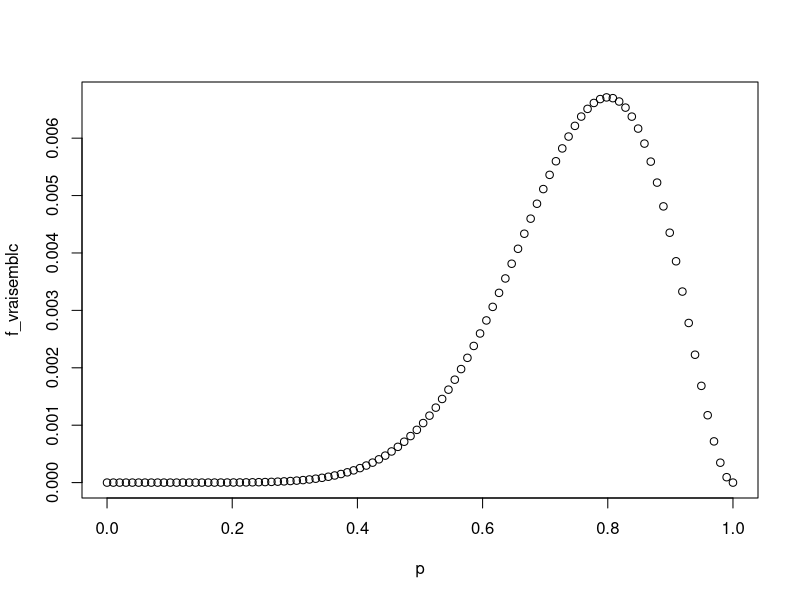
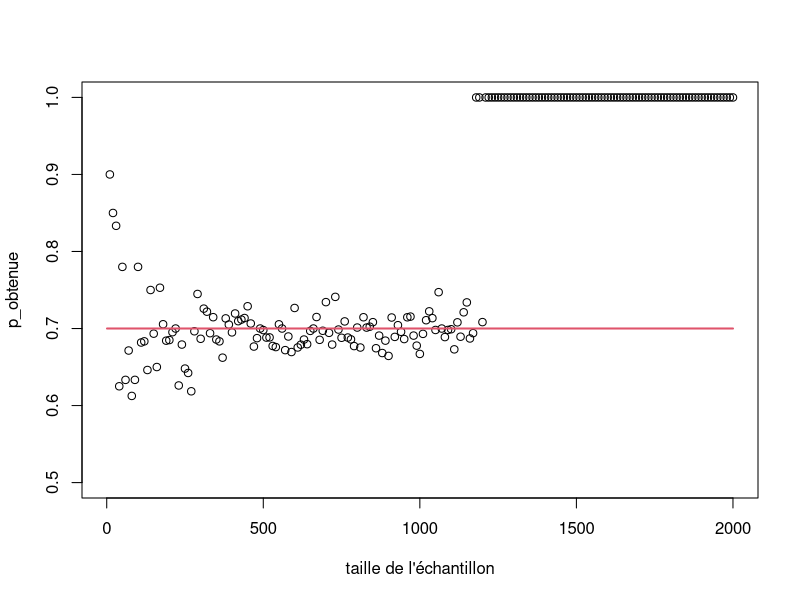
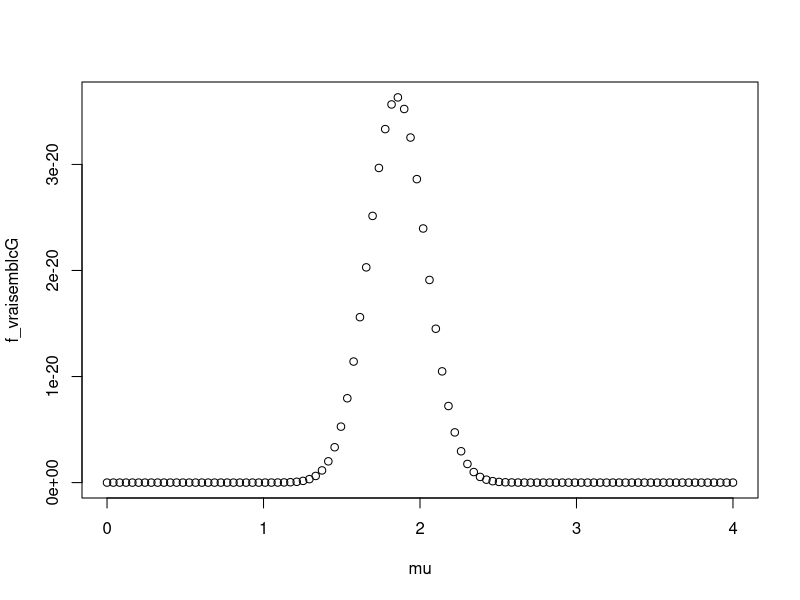
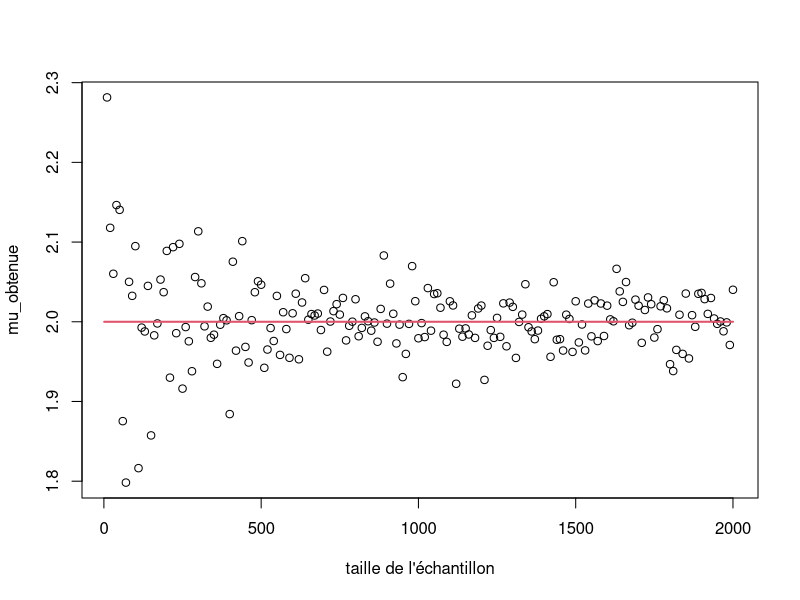
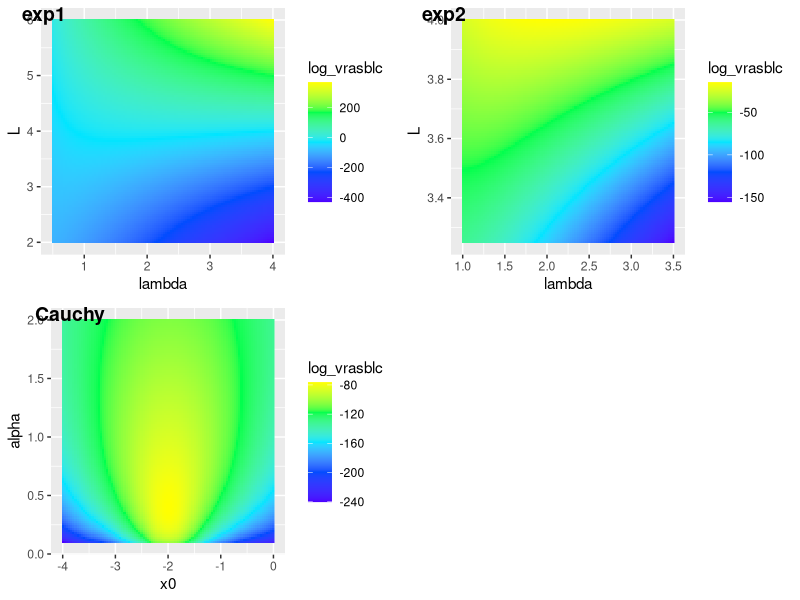

Generate these figures, in order, with R:
## ---- chunk 1
knitr::opts_chunk$set(echo = TRUE)
## ---- chunk 2
echantillon <- rbinom(10,1,0.7)
echantillon
## ---- chunk 3
mean(echantillon)
## ---- chunk 4
L_bern <- function(x,p){
  p**sum(x)*(1-p)**sum(1-x)
}
## ---- chunk 5
x <- echantillon
p <- seq(from=0, to=1, length.out = 100)
f_vraisemblc <- L_bern(x,p)
plot(p, f_vraisemblc)

## ---- chunk 6
optimize(L_bern,interval = c(0,1),maximum = TRUE,x=echantillon)
## ---- chunk 7
p_theori <- 0.7
len <- seq(from=10,to=2000,by=10)

echantillons <- lapply(len,function(x){rbinom(x,1,p_theori)})
names(echantillons) <- seq(from=10,to=2000,by=10)

p_obtenue <- sapply(echantillons,function(echan){optimize(L_bern,interval = c(0,1),maximum = TRUE,x=echan)})

p_obtenue<-matrix(unlist(p_obtenue["maximum",]),1,length(len))
colnames(p_obtenue) <- len

plot(colnames(p_obtenue),p_obtenue,xlab = "taille de l'échantillon", xlim = c(1,2000), ylim=c(0.5,1))
par(new=TRUE)
fdemerde<-function(x){
  x/x*p_theori
}
plot(fdemerde, xlim = c(1,2000), col=2, add=T, lwd = 2, xlab='', ylab='', ylim=c(0.5,1))
## ---- chunk 8
x <- read.csv('distribution_inconue_2_100_realisations.csv')
Log_bern <- function(x,p){
  sum(x)*log(p)+sum(1-x)*log(1-p)
}
optimize(Log_bern,interval = c(0,1),maximum = TRUE,x=x[2])
## ---- chunk 9
echantillonG <- rnorm(30,2,1)
L_norm <- function(x,mu){
  prod(dnorm(x,mu,1))
}
mu <- seq(from=0, to=4, length.out = 100)
f_vraisemblcG <- sapply(mu, function(mu){L_norm(echantillonG,mu)})
plot(mu, f_vraisemblcG)

## ---- chunk 10
optimise(L_norm,interval = c(0,4),maximum = TRUE,x=echantillonG)
## ---- chunk 11
mu_theori <- 2
echantillons <- lapply(len,function(x){rnorm(x,mu_theori,1)})
names(echantillons) <- seq(from=10,to=2000,by=10)
Log_norm <- function(x,mu){
  sum(log(dnorm(x,mu,1)))
}
mu_obtenue <- sapply(echantillons,function(echan){optimize(Log_norm,interval = c(0,4),maximum = TRUE,x=echan)})
mu_obtenue<-matrix(unlist(mu_obtenue["maximum",]),1,length(len))
colnames(mu_obtenue) <- len
plot(colnames(mu_obtenue),mu_obtenue,xlab = "taille de l'échantillon")
par(new=TRUE)
fdemerde<-function(x){
  x/x*mu_theori
}
plot(fdemerde, xlim = c(1,2000), col=2, add=T, lwd = 2)
## ---- chunk 12
library(stats4)
library(ggplot2)
library(magrittr)
library(ggpubr)

N <- 50

Log_exp <- function(x,lambda,L){
  length(x)*log(lambda)-lambda*sum(x-L)
}
Log_cauchy <- function(x,x0,alpha){
  sum(log(dcauchy(x,x0,alpha)))
}

echantillonE <- rexp(n=N, rate = 2) + 4
echantillonC <- rcauchy(n=N, location = -2, scale = 0.4)

## ---- chunk 13
varie_lambda <- seq(from = 0.5, to = 4, length.out = 100)
varie_L <- seq(from = 2, to = 6, length.out = 100)

LogexpPar_varie1 <- function(lambdas,Ls,echant){
  gg <- matrix(numeric(0),nrow = 1,ncol = 3)
  gg <- as.data.frame(gg)
  colnames(gg) <- c("lambda","L","log_vrasblc")
  for (lambda in lambdas) {
    for (L in Ls) {
      logv_exp <- Log_exp(echant,lambda,L) 
      gg <- rbind(gg,c(lambda,L,logv_exp))
    }
  }
  gg
}

gg <- LogexpPar_varie1(varie_lambda,varie_L,echantillonE)
gg <- gg[-1,]

varie_lambda1 <- seq(from = 1, to = 3.5, length.out = 100)
varie_L1 <- seq(from = 3.25, to = 4, length.out = 100)
gg1 <- LogexpPar_varie1(varie_lambda1,varie_L1,echantillonE)
gg1 <- gg1[-1,]

p1 <- ggplot(gg,aes(lambda,L))+geom_raster(aes(fill = log_vrasblc))+scale_fill_gradientn(colours = topo.colors(5))

p11 <- ggplot(gg1,aes(lambda,L))+geom_raster(aes(fill = log_vrasblc))+scale_fill_gradientn(colours = topo.colors(5))

## ---- chunk 14
varie_x0 <- seq(from = -4, to = 0, length.out = 100)
varie_alpha <- seq(from = 0.1, to =2, length.out = 100)

LogexpPar_varie2 <- function(x0s,alphas,echant){
  gg <- matrix(numeric(0),nrow = 1,ncol = 3)
  gg <- as.data.frame(gg)
  colnames(gg) <- c("x0","alpha","log_vrasblc")
  for (x0 in x0s) {
    for (alpha in alphas) {
      gg <- rbind(gg,c(x0,alpha,Log_cauchy(echant,x0,alpha)))
    }
  }
  gg
}

gg2 <- LogexpPar_varie2(varie_x0,varie_alpha,echantillonC)
gg2 <- gg2[-1,]

p2 <- ggplot(gg2,aes(x0,alpha))+geom_raster(aes(fill = log_vrasblc))+scale_fill_gradientn(colours = topo.colors(5))

ggarrange(p1,p11,p2,ncol=2,nrow=2,labels = c("exp1","exp2","Cauchy"))

## ---- chunk 15
Loi_exp <- function(lambda,L){
  -Log_exp(echantillonE,lambda,L)
}

Loi_cauchy <- function(x0,alpha){
  -sum(stats::dcauchy(echantillonC,x0,alpha,log=TRUE))
}

mle(minuslogl = Loi_exp,start = list(lambda= 0,L = 0),method= "L-BFGS-B",lower = c(0.01,2),upper=c(4,4))

mle(minuslogl = Loi_cauchy,start = list(x0= -5,alpha = 0),method= "L-BFGS-B",lower = c(-5,0.1),upper=c(5,10))


